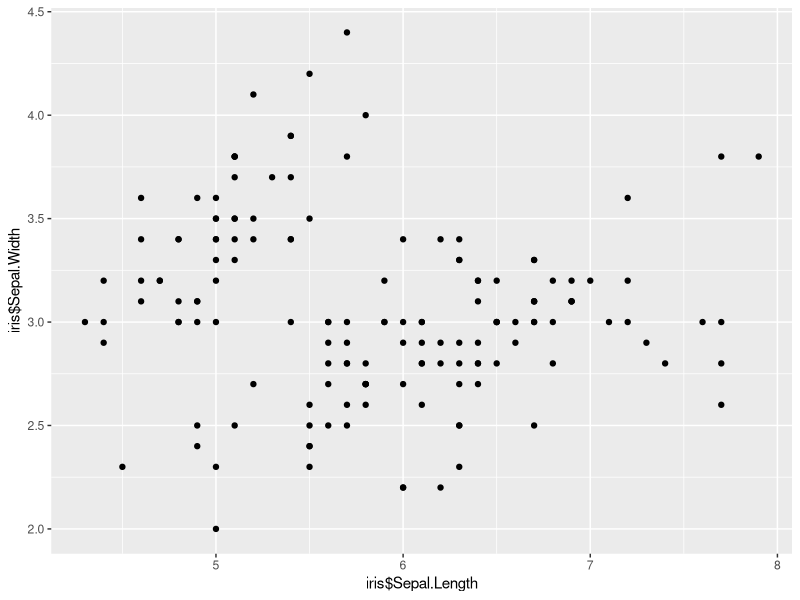

Source code (R):
## Setting up code for Github repo

library(tidyverse)
data("iris")

obs <- 100
x <- rnorm(obs, mean = 1, sd = 0.5)

ggplot(iris, aes(iris$Sepal.Length, iris$Sepal.Width)) + geom_point()
